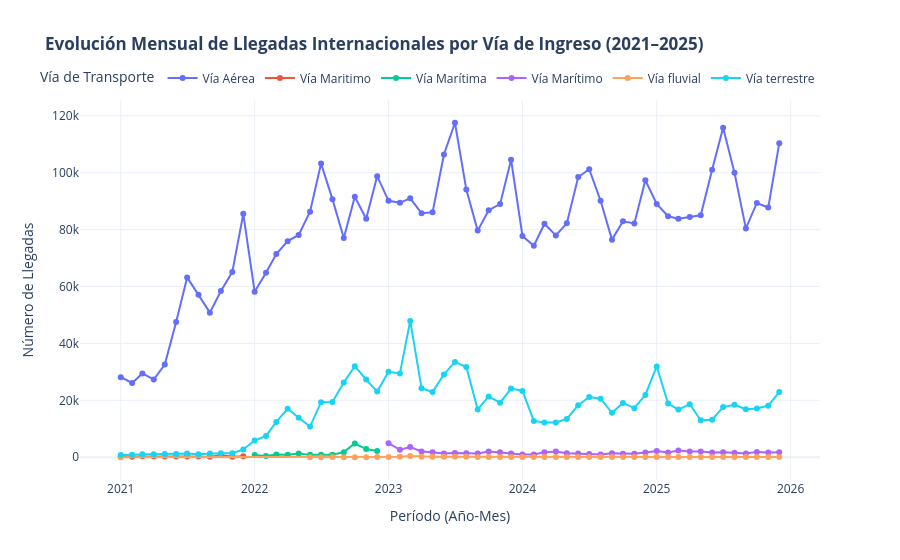
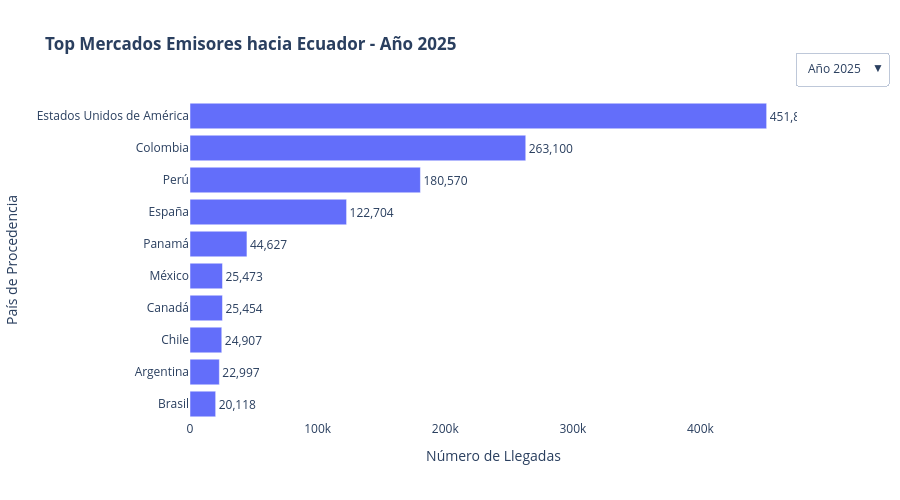
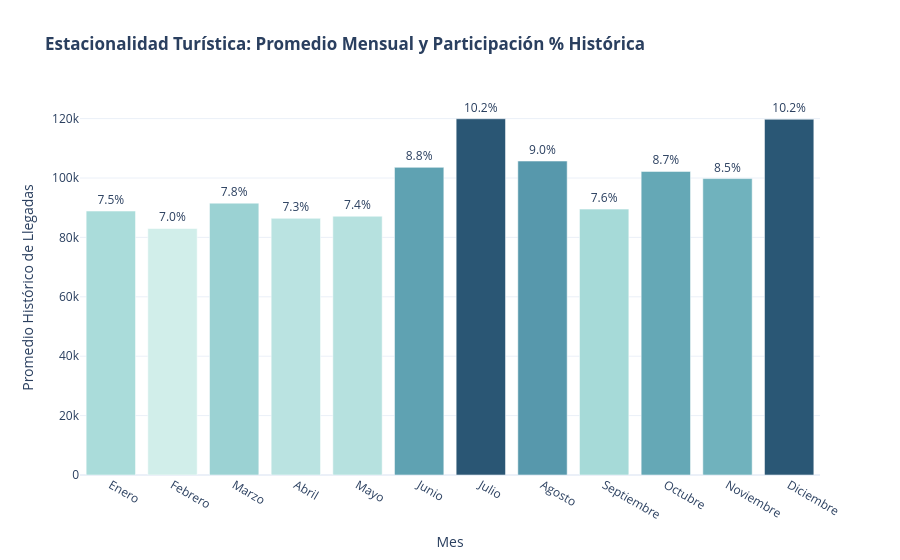

Here is the notebook cell these charts were saved with, in order:
### Markdown cell above
## 4. Visualizaciones Dinámicas e Interactivas con Plotly
En esta sección se encapsula la creación de gráficos interactivos que permiten zoom, tooltips detallados y activación/desactivación de series. Se incluye un menú interactivo desplegable (*updatemenus*) para filtrar por año y la exportación de versiones estáticas en formato PNG.

### Code cell
def generar_graficos_plotly(tablas, carpeta_salida='graficos'):
    """Construye y renderiza las visualizaciones interactivas requeridas con Plotly

    y exporta automáticamente una copia estática en formato PNG:
    1. Evolución temporal mensual de llegadas por vía de transporte.
    2. Comparativo de principales países de origen con menú desplegable por año.
    3. Estacionalidad turística mensual (volumen y participación %).

    Parámetros:
    -----------
    tablas : dict
        Diccionario con las tablas generadas por calcular_indicadores().
    carpeta_salida : str
        Directorio local donde se guardarán las imágenes PNG exportadas.

    Retorna:
    --------
    figuras : dict
        Diccionario con los objetos Figure de Plotly.
    """
    try:
        if not os.path.exists(carpeta_salida):
            os.makedirs(carpeta_salida, exist_ok=True)

        figuras = {}
        print('📈 Generando visualizaciones interactivas...')

        # -----------------------------------------------------------------
        # Gráfico 1: Evolución Temporal por Vía de Transporte
        # -----------------------------------------------------------------
        df_p6 = tablas['6_Variacion_Porcentual'].copy()
        df_p6['fecha_str'] = (
            df_p6['anio'].astype(str)
            + '-'
            + df_p6['mes'].astype(str).str.zfill(2)
        )

        fig1 = px.line(
            df_p6,
            x='fecha_str',
            y='llegadas',
            color='via_transporte',
            markers=True,
            title='<b>Evolución Mensual de Llegadas Internacionales por Vía de Ingreso (2021–2025)</b>',
            labels={
                'fecha_str': 'Período (Año-Mes)',
                'llegadas': 'Número de Llegadas',
                'via_transporte': 'Vía de Transporte',
            },
            template='plotly_white',
        )
        fig1.update_layout(
            hovermode='x unified',
            legend=dict(
                orientation='h', yanchor='bottom', y=1.02, xanchor='right', x=1
            ),
        )
        figuras['1_evolucion_temporal'] = fig1

        # -----------------------------------------------------------------
        # Gráfico 2: Top Países con Menú Desplegable Interactivo por Año
        # -----------------------------------------------------------------
        df_p2 = tablas['2_Paises_Top_Por_Anio'].copy()
        anios = sorted(df_p2['anio'].unique())

        fig2 = go.Figure()
        # Agregar una traza por cada año (solo visible la del primer año al inicio)
        for i, anio_val in enumerate(anios):
            df_anio = df_p2[df_p2['anio'] == anio_val].sort_values(
                'llegadas', ascending=True
            )
            fig2.add_trace(
                go.Bar(
                    x=df_anio['llegadas'],
                    y=df_anio['pais_procedencia'],
                    orientation='h',
                    name=str(anio_val),
                    visible=(i == len(anios) - 1),  # Mostrar el último año activo
                    text=df_anio['llegadas'],
                    texttemplate='%{text:,}',
                    textposition='outside',
                )
            )

        # Configuración del menú desplegable
        botones_menu = []
        for i, anio_val in enumerate(anios):
            visibilidad = [False] * len(anios)
            visibilidad[i] = True
            botones_menu.append(
                dict(
                    label=f'Año {anio_val}',
                    method='update',
                    args=[
                        {'visible': visibilidad},
                        {
                            'title': f'<b>Top Mercados Emisores hacia Ecuador - Año {anio_val}</b>'
                        },
                    ],
                )
            )

        fig2.update_layout(
            updatemenus=[
                dict(
                    active=len(anios) - 1,
                    buttons=botones_menu,
                    x=1.15,
                    xanchor='right',
                    y=1.15,
                    yanchor='top',
                )
            ],
            title=f'<b>Top Mercados Emisores hacia Ecuador - Año {anios[-1]}</b>',
            xaxis_title='Número de Llegadas',
            yaxis_title='País de Procedencia',
            template='plotly_white',
            height=500,
        )
        figuras['2_top_paises_interactivo'] = fig2

        # -----------------------------------------------------------------
        # Gráfico 3: Estacionalidad Mensual Turística
        # -----------------------------------------------------------------
        df_p4 = tablas['4_Estacionalidad_Mensual'].copy()
        fig3 = px.bar(
            df_p4,
            x='mes_nombre',
            y='promedio_mensual',
            text='participacion_%',
            title='<b>Estacionalidad Turística: Promedio Mensual y Participación % Histórica</b>',
            labels={
                'mes_nombre': 'Mes',
                'promedio_mensual': 'Promedio Histórico de Llegadas',
            },
            template='plotly_white',
            color='promedio_mensual',
            color_continuous_scale='Teal',
        )
        fig3.update_traces(
            texttemplate='%{text:.1f}%',
            textposition='outside',
            hovertemplate='<b>%{x}</b><br>Promedio: %{y:,.0f} llegadas<br>Participación: %{text:.2f}%<extra></extra>',
        )
        fig3.update_layout(coloraxis_showscale=False)
        figuras['3_estacionalidad_mensual'] = fig3

        # -----------------------------------------------------------------
        # Exportación de imágenes PNG
        # -----------------------------------------------------------------
        for nombre, fig in figuras.items():
            ruta_png = os.path.join(carpeta_salida, f'{nombre}.png')
            try:
                fig.write_image(ruta_png, scale=2)
                print(f"   💾 Imagen exportada: '{ruta_png}'")
            except Exception:
                # Si kaleido no está disponible, se continúa sin interrumpir
                pass

        print('✅ Visualizaciones dinámicas construidas correctamente.')
        return figuras

    except Exception as e:
        print(f'❌ Error al construir visualizaciones: {e}')
        return {}


# Generar y mostrar las figuras interactivas
graficos = generar_graficos_plotly(tablas_negocio)

# Renderizar en el notebook
for fig in graficos.values():
    fig.show()

### Figure 1 — Plotly figure (JSON) as saved in the notebook; plotly's stock layout.template omitted (floating-point values rounded to 4 significant figures)
{"data": [{"hovertemplate": "Vía de Transporte=Vía Aérea<br>Período (Año-Mes)=%{x}<br>Número de Llegadas=%{y}<extra></extra>", "legendgroup": "Vía Aérea", "line": {"color": "#636efa", "dash": "solid"}, "marker": {"symbol": "circle"}, "mode": "lines+markers", "name": "Vía Aérea", "orientation": "v", "showlegend": true, "type": "scatter", "x": ["2021-01", "2021-02", "2021-03", "2021-04", "2021-05", "2021-06", "2021-07", "2021-08", "2021-09", "2021-10", "2021-11", "2021-12", "2022-01", "2022-02", "2022-03", "2022-04", "2022-05", "2022-06", "2022-07", "2022-08", "2022-09", "2022-10", "2022-11", "2022-12", "2023-01", "2023-02", "2023-03", "2023-04", "2023-05", "2023-06", "2023-07", "2023-08", "2023-09", "2023-10", "2023-11", "2023-12", "2024-01", "2024-02", "2024-03", "2024-04", "2024-05", "2024-06", "2024-07", "2024-08", "2024-09", "2024-10", "2024-11", "2024-12", "2025-01", "2025-02", "2025-03", "2025-04", "2025-05", "2025-06", "2025-07", "2025-08", "2025-09", "2025-10", "2025-11", "2025-12"], "xaxis": "x", "y": [28137, 26088, 29449, 27326, 32601, 47530, 63200, 57078, 50807, 58439, 65068, 85529, 58153, 64821, 71419, 75938, 78123, 86296, 103211, 90699, 77060, 91559, 83802, 98781, 90102, 89406, 91001, 85719, 86050, 106382, 117540, 94055, 79641, 86812, 88946, 104536, 77764, 74304, 82046, 77957, 82246, 98472, 101200, 90153, 76469, 82928, 82159, 97326, 88999, 84673, 83812, 84391, 85019, 101052, 115770, 99963, 80409, 89355, 87743, 110313], "yaxis": "y"}, {"hovertemplate": "Vía de Transporte=Vía Maritimo<br>Período (Año-Mes)=%{x}<br>Número de Llegadas=%{y}<extra></extra>", "legendgroup": "Vía Maritimo", "line": {"color": "#EF553B", "dash": "solid"}, "marker": {"symbol": "circle"}, "mode": "lines+markers", "name": "Vía Maritimo", "orientation": "v", "showlegend": true, "type": "scatter", "x": ["2021-01", "2021-02", "2021-03", "2021-04", "2021-05", "2021-06", "2021-07", "2021-08", "2021-09", "2021-10", "2021-11", "2021-12"], "xaxis": "x", "y": [169, 210, 380, 281, 252, 238, 243, 237, 136, 759, 220, 384], "yaxis": "y"}, {"hovertemplate": "Vía de Transporte=Vía Marítima<br>Período (Año-Mes)=%{x}<br>Número de Llegadas=%{y}<extra></extra>", "legendgroup": "Vía Marítima", "line": {"color": "#00cc96", "dash": "solid"}, "marker": {"symbol": "circle"}, "mode": "lines+markers", "name": "Vía Marítima", "orientation": "v", "showlegend": true, "type": "scatter", "x": ["2022-01", "2022-02", "2022-03", "2022-04", "2022-05", "2022-06", "2022-07", "2022-08", "2022-09", "2022-10", "2022-11", "2022-12"], "xaxis": "x", "y": [783, 424, 965, 917, 1355, 839, 898, 856, 1799, 4818, 2872, 2219], "yaxis": "y"}, {"hovertemplate": "Vía de Transporte=Vía Marítimo<br>Período (Año-Mes)=%{x}<br>Número de Llegadas=%{y}<extra></extra>", "legendgroup": "Vía Marítimo", "line": {"color": "#ab63fa", "dash": "solid"}, "marker": {"symbol": "circle"}, "mode": "lines+markers", "name": "Vía Marítimo", "orientation": "v", "showlegend": true, "type": "scatter", "x": ["2023-01", "2023-02", "2023-03", "2023-04", "2023-05", "2023-06", "2023-07", "2023-08", "2023-09", "2023-10", "2023-11", "2023-12", "2024-01", "2024-02", "2024-03", "2024-04", "2024-05", "2024-06", "2024-07", "2024-08", "2024-09", "2024-10", "2024-11", "2024-12", "2025-01", "2025-02", "2025-03", "2025-04", "2025-05", "2025-06", "2025-07", "2025-08", "2025-09", "2025-10", "2025-11", "2025-12"], "xaxis": "x", "y": [4934, 2624, 3592, 2040, 1761, 1309, 1454, 1402, 1362, 1993, 1767, 1328, 954, 971, 1738, 2055, 1410, 1321, 1170, 956, 1427, 1268, 1193, 1677, 2181, 1679, 2349, 1992, 2048, 1656, 1780, 1560, 1358, 1887, 1699, 1797], "yaxis": "y"}, {"hovertemplate": "Vía de Transporte=Vía fluvial<br>Período (Año-Mes)=%{x}<br>Número de Llegadas=%{y}<extra></extra>", "legendgroup": "Vía fluvial", "line": {"color": "#FFA15A", "dash": "solid"}, "marker": {"symbol": "circle"}, "mode": "lines+markers", "name": "Vía fluvial", "orientation": "v", "showlegend": true, "type": "scatter", "x": ["2021-01", "2022-06", "2022-07", "2022-08", "2022-09", "2022-10", "2022-11", "2022-12", "2023-01", "2023-02", "2023-03", "2023-04", "2023-05", "2023-06", "2023-07", "2023-08", "2023-09", "2023-10", "2023-11", "2023-12", "2024-01", "2024-02", "2024-03", "2024-04", "2024-05", "2024-06", "2024-07", "2024-08", "2024-09", "2024-10", "2024-11", "2024-12", "2025-01", "2025-02", "2025-03", "2025-04", "2025-05", "2025-06", "2025-07", "2025-08", "2025-09", "2025-10", "2025-11", "2025-12"], "xaxis": "x", "y": [40, 1, 8, 69, 38, 37, 32, 57, 92, 206, 403, 165, 183, 198, 189, 184, 80, 77, 95, 74, 89, 49, 76, 62, 62, 56, 60, 117, 107, 94, 103, 88, 90, 116, 71, 93, 75, 72, 104, 71, 77, 92, 62, 48], "yaxis": "y"}, {"hovertemplate": "Vía de Transporte=Vía terrestre<br>Período (Año-Mes)=%{x}<br>Número de Llegadas=%{y}<extra></extra>", "legendgroup": "Vía terrestre", "line": {"color": "#19d3f3", "dash": "solid"}, "marker": {"symbol": "circle"}, "mode": "lines+markers", "name": "Vía terrestre", "orientation": "v", "showlegend": true, "type": "scatter", "x": ["2021-01", "2021-02", "2021-03", "2021-04", "2021-05", "2021-06", "2021-07", "2021-08", "2021-09", "2021-10", "2021-11", "2021-12", "2022-01", "2022-02", "2022-03", "2022-04", "2022-05", "2022-06", "2022-07", "2022-08", "2022-09", "2022-10", "2022-11", "2022-12", "2023-01", "2023-02", "2023-03", "2023-04", "2023-05", "2023-06", "2023-07", "2023-08", "2023-09", "2023-10", "2023-11", "2023-12", "2024-01", "2024-02", "2024-03", "2024-04", "2024-05", "2024-06", "2024-07", "2024-08", "2024-09", "2024-10", "2024-11", "2024-12", "2025-01", "2025-02", "2025-03", "2025-04", "2025-05", "2025-06", "2025-07", "2025-08", "2025-09", "2025-10", "2025-11", "2025-12"], "xaxis": "x", "y": [791, 861, 1082, 1031, 1144, 1112, 1277, 1069, 1290, 1363, 1449, 2736, 5867, 7481, 12412, 17055, 13911, 10791, 19366, 19391, 26291, 32017, 27318, 23082, 30004, 29435, 47914, 24257, 22919, 29118, 33483, 31693, 16792, 21377, 19161, 24144, 23293, 12781, 12188, 12190, 13444, 18298, 21170, 20575, 15628, 19093, 17257, 21892, 31912, 18883, 16768, 18654, 13017, 13179, 17627, 18418, 16857, 17099, 18105, 22898], "yaxis": "y"}], "layout": {"hovermode": "x unified", "legend": {"orientation": "h", "title": {"text": "Vía de Transporte"}, "tracegroupgap": 0, "x": 1, "xanchor": "right", "y": 1.02, "yanchor": "bottom"}, "title": {"text": "<b>Evolución Mensual de Llegadas Internacionales por Vía de Ingreso (2021–2025)</b>"}, "xaxis": {"anchor": "y", "domain": [0, 1], "title": {"text": "Período (Año-Mes)"}}, "yaxis": {"anchor": "x", "domain": [0, 1], "title": {"text": "Número de Llegadas"}}}}

### Figure 2 — Plotly figure (JSON) as saved in the notebook; plotly's stock layout.template omitted (floating-point values rounded to 4 significant figures)
{"data": [{"name": "2021", "orientation": "h", "text": [6849.0, 7014.0, 7052.0, 9523.0, 17830.0, 20190.0, 31450.0, 60440.0, 69340.0, 290100.0], "textposition": "outside", "texttemplate": "%{text:,}", "type": "bar", "visible": false, "x": [6849, 7014, 7052, 9523, 17830, 20192, 31452, 60443, 69336, 290088], "y": ["Alemania", "Canadá", "Chile", "Países Bajos", "México", "Panamá", "Perú", "Colombia", "España", "Estados Unidos de América"]}, {"name": "2022", "orientation": "h", "text": [18410.0, 19100.0, 20670.0, 21640.0, 29290.0, 42140.0, 105200.0, 135600.0, 251800.0, 417900.0], "textposition": "outside", "texttemplate": "%{text:,}", "type": "bar", "visible": false, "x": [18408, 19102, 20669, 21644, 29288, 42143, 105186, 135648, 251806, 417879], "y": ["Canadá", "Chile", "Brasil", "Países Bajos", "México", "Panamá", "España", "Perú", "Colombia", "Estados Unidos de América"]}, {"name": "2023", "orientation": "h", "text": [22930.0, 23340.0, 23810.0, 23860.0, 36650.0, 49150.0, 109300.0, 179700.0, 375400.0, 443300.0], "textposition": "outside", "texttemplate": "%{text:,}", "type": "bar", "visible": false, "x": [22930, 23342, 23808, 23859, 36650, 49151, 109336, 179725, 375363, 443343], "y": ["Países Bajos", "Chile", "Canadá", "China", "México", "Panamá", "España", "Perú", "Colombia", "Estados Unidos de América"]}, {"name": "2024", "orientation": "h", "text": [16160.0, 19040.0, 21280.0, 21700.0, 24720.0, 45740.0, 110200.0, 161200.0, 254300.0, 415600.0], "textposition": "outside", "texttemplate": "%{text:,}", "type": "bar", "visible": false, "x": [16164, 19045, 21279, 21696, 24725, 45736, 110225, 161206, 254341, 415586], "y": ["Países Bajos", "Argentina", "Chile", "Canadá", "México", "Panamá", "España", "Perú", "Colombia", "Estados Unidos de América"]}, {"name": "2025", "orientation": "h", "text": [20120.0, 23000.0, 24910.0, 25450.0, 25470.0, 44630.0, 122700.0, 180600.0, 263100.0, 451900.0], "textposition": "outside", "texttemplate": "%{text:,}", "type": "bar", "visible": true, "x": [20118, 22997, 24907, 25454, 25473, 44627, 122704, 180570, 263100, 451874], "y": ["Brasil", "Argentina", "Chile", "Canadá", "México", "Panamá", "España", "Perú", "Colombia", "Estados Unidos de América"]}], "layout": {"height": 500, "title": {"text": "<b>Top Mercados Emisores hacia Ecuador - Año 2025</b>"}, "updatemenus": [{"active": 4, "buttons": [{"args": [{"visible": [true, false, false, false, false]}, {"title": "<b>Top Mercados Emisores hacia Ecuador - Año 2021</b>"}], "label": "Año 2021", "method": "update"}, {"args": [{"visible": [false, true, false, false, false]}, {"title": "<b>Top Mercados Emisores hacia Ecuador - Año 2022</b>"}], "label": "Año 2022", "method": "update"}, {"args": [{"visible": [false, false, true, false, false]}, {"title": "<b>Top Mercados Emisores hacia Ecuador - Año 2023</b>"}], "label": "Año 2023", "method": "update"}, {"args": [{"visible": [false, false, false, true, false]}, {"title": "<b>Top Mercados Emisores hacia Ecuador - Año 2024</b>"}], "label": "Año 2024", "method": "update"}, {"args": [{"visible": [false, false, false, false, true]}, {"title": "<b>Top Mercados Emisores hacia Ecuador - Año 2025</b>"}], "label": "Año 2025", "method": "update"}], "x": 1.15, "xanchor": "right", "y": 1.15, "yanchor": "top"}], "xaxis": {"title": {"text": "Número de Llegadas"}}, "yaxis": {"title": {"text": "País de Procedencia"}}}}

### Figure 3 — Plotly figure (JSON) as saved in the notebook; plotly's stock layout.template omitted (floating-point values rounded to 4 significant figures)
{"data": [{"hovertemplate": "<b>%{x}</b><br>Promedio: %{y:,.0f} llegadas<br>Participación: %{text:.2f}%<extra></extra>", "legendgroup": "", "marker": {"color": [88870.0, 83000.0, 91530.0, 86420.0, 87120.0, 103600.0, 120000.0, 105700.0, 89530.0, 102200.0, 99810.0, 119800.0], "coloraxis": "coloraxis", "pattern": {"shape": ""}}, "name": "", "orientation": "v", "showlegend": false, "text": [7.55, 7.05, 7.77, 7.34, 7.4, 8.8, 10.19, 8.98, 7.6, 8.68, 8.48, 10.17], "textposition": "outside", "texttemplate": "%{text:.1f}%", "type": "bar", "x": ["Enero", "Febrero", "Marzo", "Abril", "Mayo", "Junio", "Julio", "Agosto", "Septiembre", "Octubre", "Noviembre", "Diciembre"], "xaxis": "x", "y": [88870.0, 83000.0, 91530.0, 86420.0, 87120.0, 103600.0, 120000.0, 105700.0, 89530.0, 102200.0, 99810.0, 119800.0], "yaxis": "y"}], "layout": {"barmode": "relative", "coloraxis": {"autocolorscale": false, "colorbar": {"title": {"text": "Promedio Histórico de Llegadas"}}, "colorscale": [[0, "rgb(209, 238, 234)"], [0.1667, "rgb(168, 219, 217)"], [0.3333, "rgb(133, 196, 201)"], [0.5, "rgb(104, 171, 184)"], [0.6667, "rgb(79, 144, 166)"], [0.8333, "rgb(59, 115, 143)"], [1, "rgb(42, 86, 116)"]], "showscale": false}, "legend": {"tracegroupgap": 0}, "title": {"text": "<b>Estacionalidad Turística: Promedio Mensual y Participación % Histórica</b>"}, "xaxis": {"anchor": "y", "domain": [0, 1], "title": {"text": "Mes"}}, "yaxis": {"anchor": "x", "domain": [0, 1], "title": {"text": "Promedio Histórico de Llegadas"}}}}
